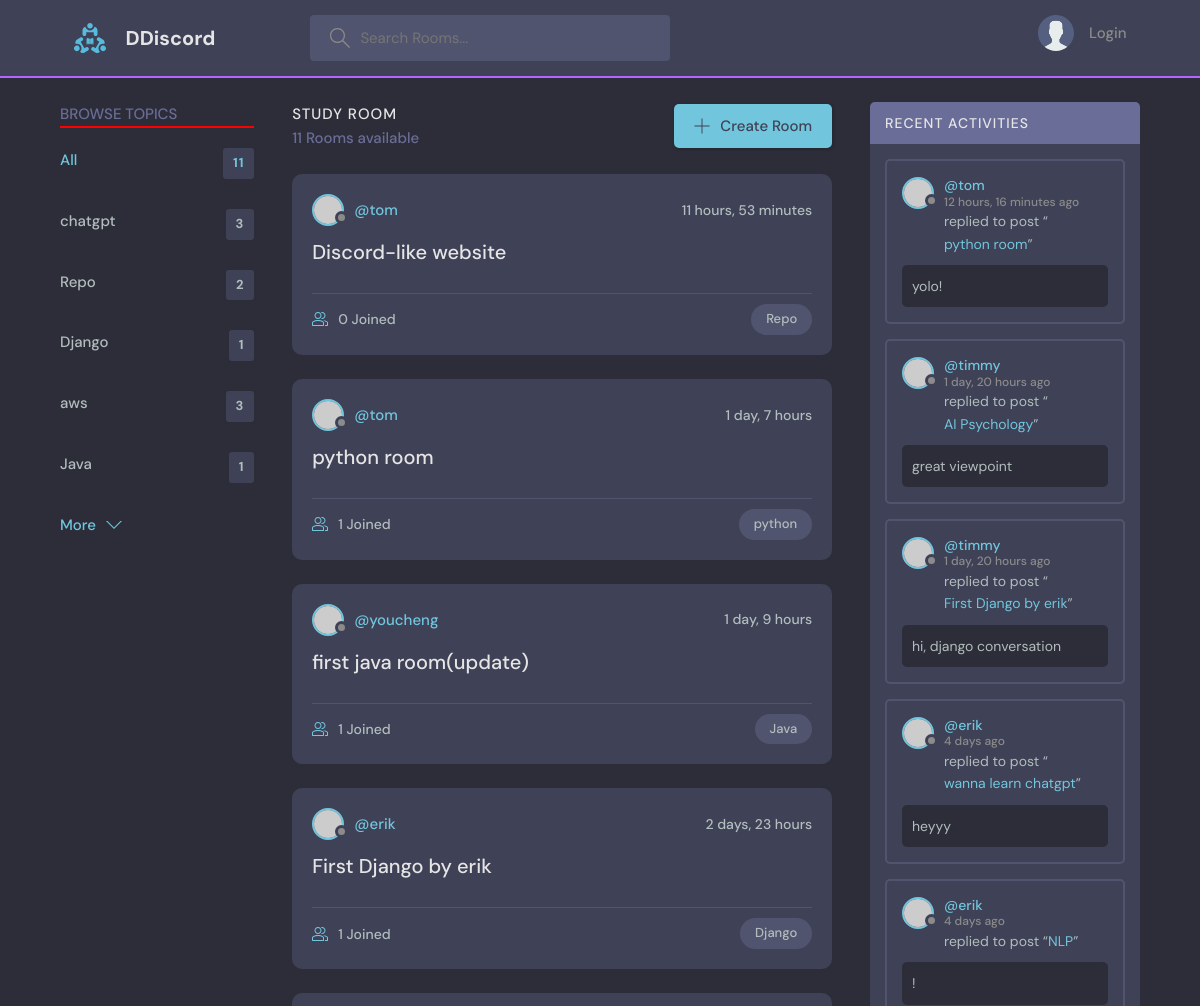
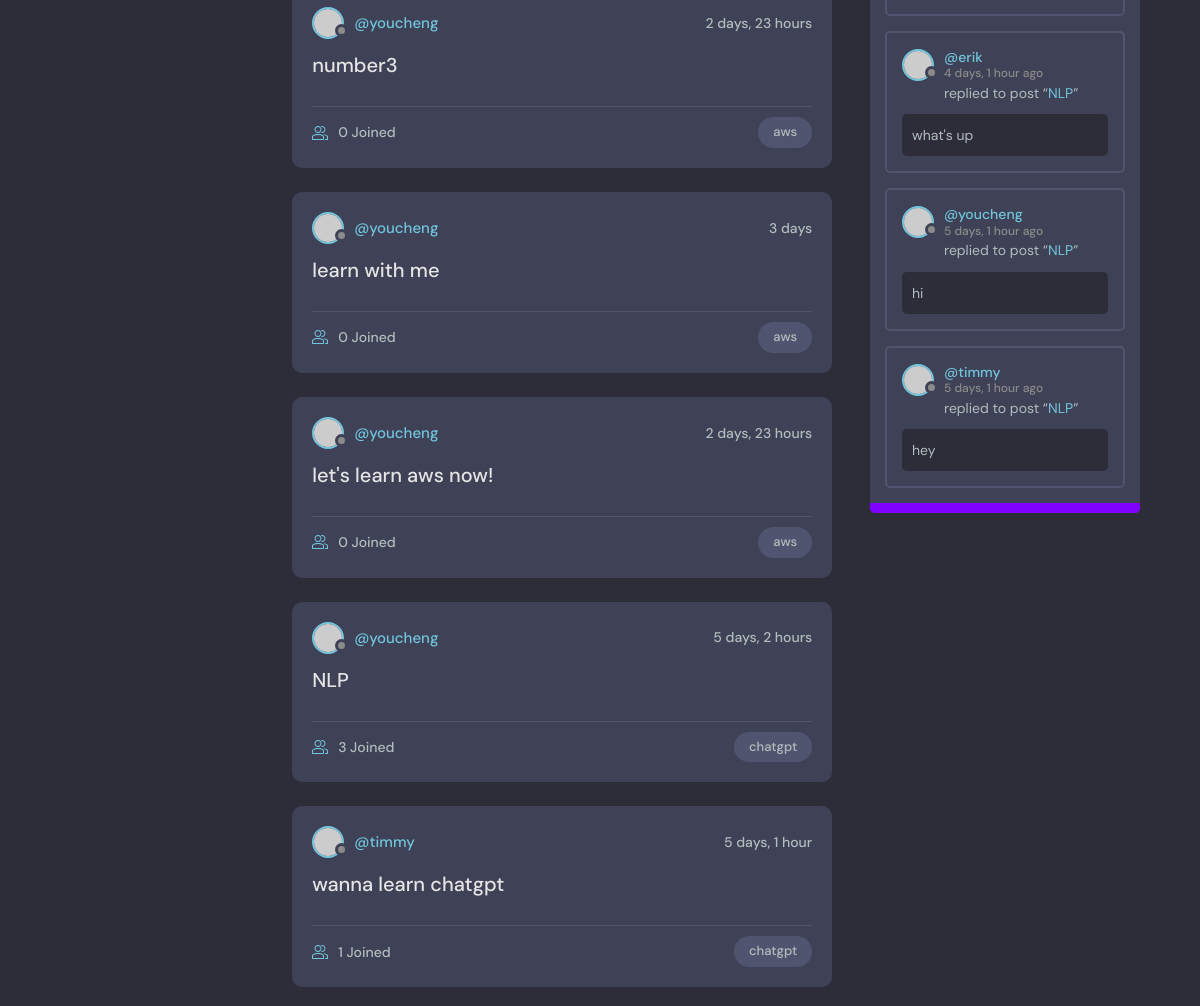
/ (upper part), run on an earlier commit of the app's database (2 pictures, top to bottom).
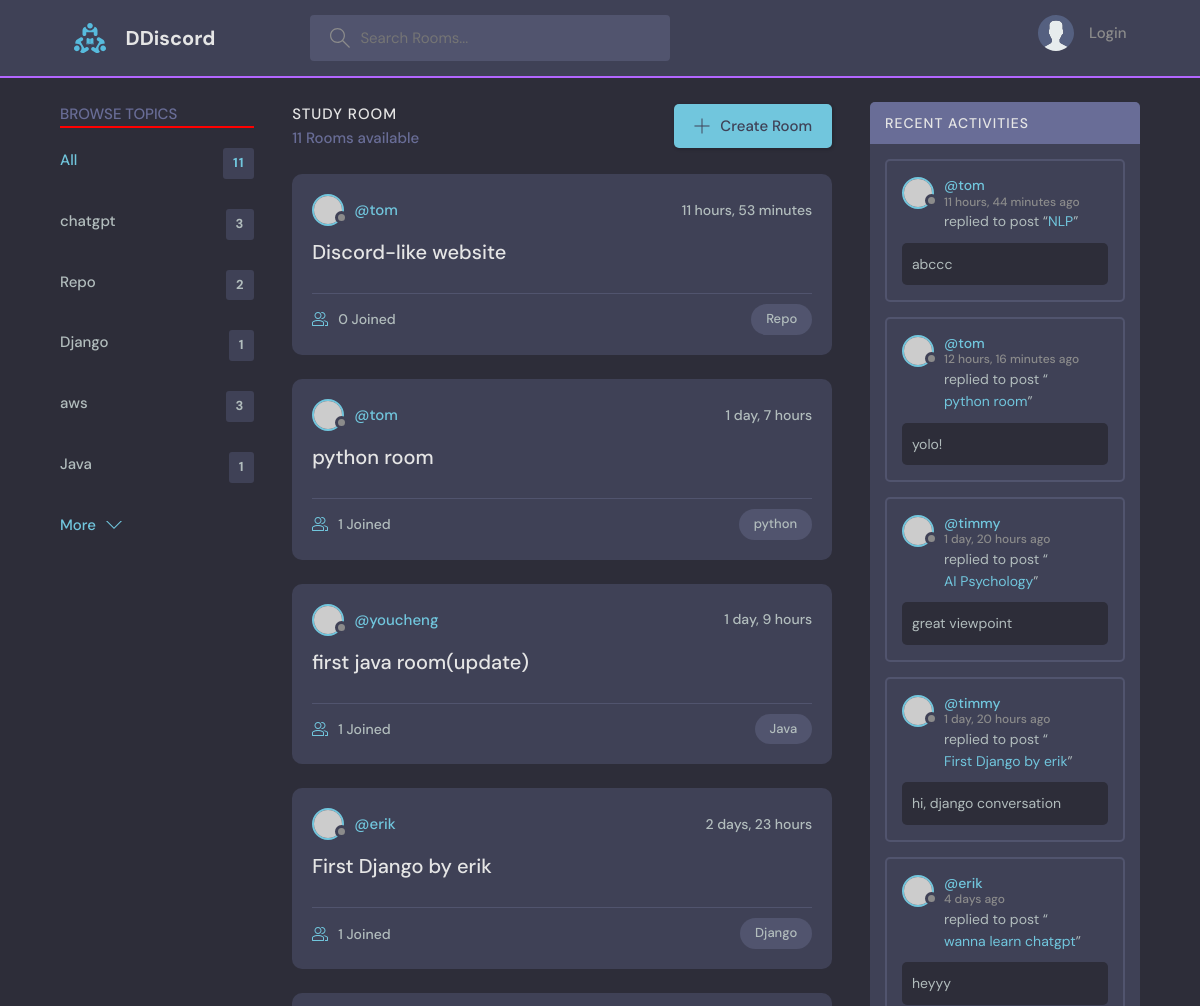
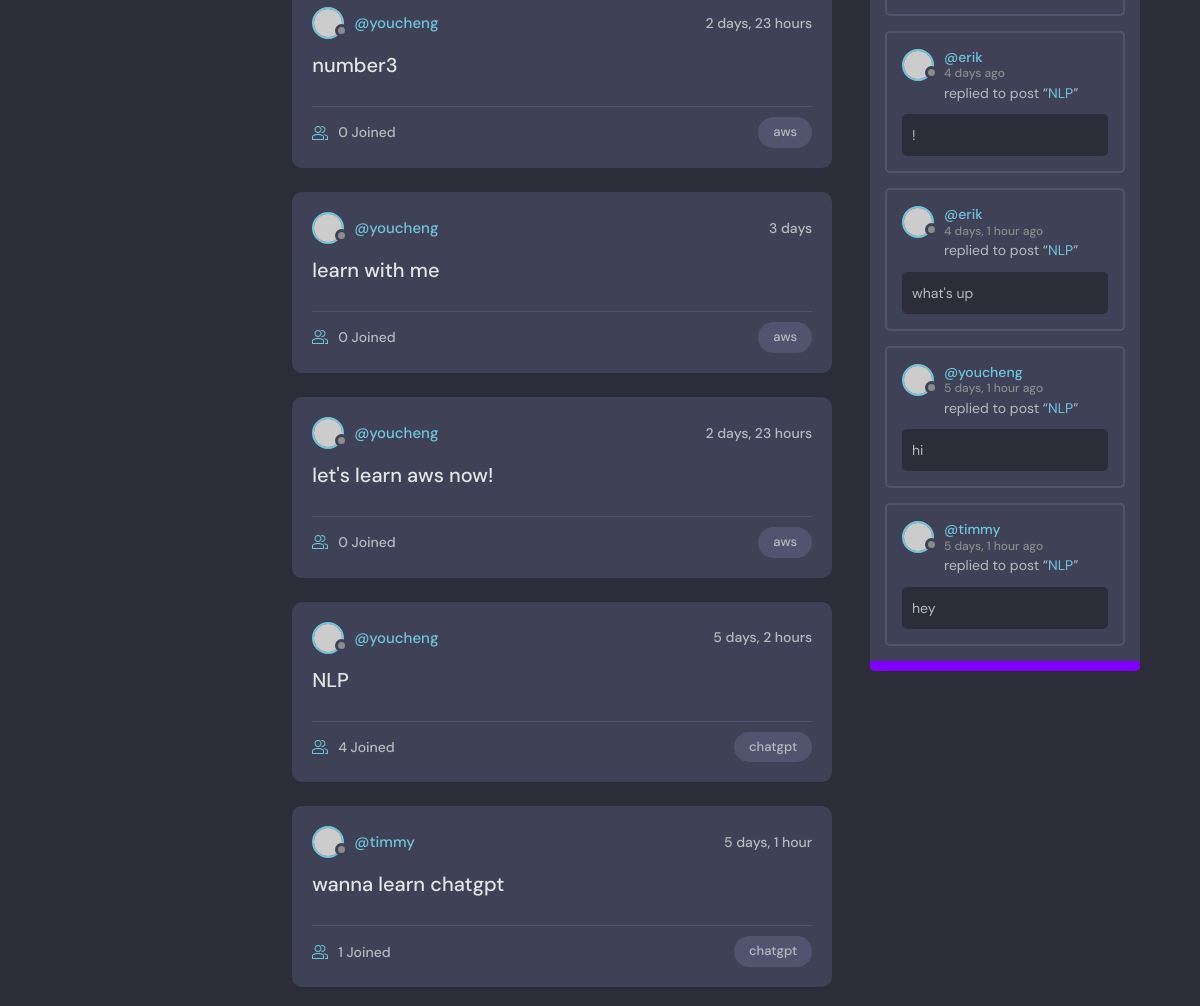
And on a later commit of the database (2 pictures, top to bottom).
### base/models.py (models this page shows, shortened)
class Topic(models.Model):
    name = models.CharField(max_length=200)

class Room(models.Model): #Room 是 Topic 的child
    host = models.ForeignKey(User, on_delete=models.SET_NULL, null=True)
    topic = models.ForeignKey(Topic, on_delete=models.SET_NULL, null=True) #Class topic在上面，所以直接用，如果是在下面，要以字串'Topic'呼叫
    name = models.CharField(max_length=200)
    description = models.TextField(null=True, blank=True)
    participants = models.ManyToManyField(
        User, related_name='participants', blank=True) #前面用過User表格了，這裡要在取用另一個User表格，所以要related_name
    updated = models.DateTimeField(auto_now=True)
    created = models.DateTimeField(auto_now_add=True)
    class Meta:
       ordering = ['-updated', '-created']
    def __str__(self):
        return self.name

class Message(models.Model):                                    #user 是one-to-many:一個使用者對多個留言
    user = models.ForeignKey(User, on_delete=models.CASCADE) #django內建user model，直接import就可以用
    room = models.ForeignKey(Room, on_delete=models.CASCADE)#Room 是parent table，on_delete:當parent table被刪除時，要怎麼做
    body = models.TextField()
    updated = models.DateTimeField(auto_now=True)
    created = models.DateTimeField(auto_now_add=True)
    class Meta:
        ordering = ['-updated', '-created']

### base/views.py (the view)
# urls.py: path('', views.home, name="home"),
def home(request):
    q = request.GET.get('q') if request.GET.get('q') != None else ''
    rooms = Room.objects.filter(
        Q(topic__name__icontains=q)| #filter parameter符合的topic，icontains使指打部分也能篩選
        Q(name__icontains=q)
        )
    topics = Topic.objects.all()[0:5]
    rooms_count  = rooms.count()
    room_messages = Message.objects.filter(Q(room__topic__name__icontains = q))
    context={'rooms': rooms,
             'topics':topics,
             'rooms_count':rooms_count,
             'room_messages':room_messages}
    return render (request, "base/home.html",context)

### base/templates/base/home.html (shortened to what this page needs)
{% extends 'main.html' %}
{% block content %}
    <main class="layout layout--3">
      <div class="container">
        {% include 'base/topics_component.html' %}
        <div class="roomList">
          <div class="roomList__header">
            <div>
              <h2>Study Room</h2>
              <p>{{rooms_count}} Rooms available</p>
            </div>
            <a class="btn btn--main" href="{% url 'create-room' %}">
              <svg version="1.1" xmlns="http://www.w3.org/2000/svg" width="32" height="32" viewBox="0 0 32 32">
                <title>add</title>
                <path
                  d="M16.943 0.943h-1.885v14.115h-14.115v1.885h14.115v14.115h1.885v-14.115h14.115v-1.885h-14.115v-14.115z"
                ></path>
              </svg>
              Create Room
            </a>
          </div>
        {% include 'base/feed_component.html' %}
        </div>
        {% include 'base/activity_component.html' %}
      </div>
{% endblock %}

### base/templates/base/topics_component.html
<div class="topics">
    <div class="topics__header">
      <h2>Browse Topics</h2>
      <hr color="red">
    </div>
    <ul class="topics__list">
      <li>
        <a href="{% url 'home' %}" class="active">All <span>{{rooms_count}}</span></a>
      </li>
      {% for topic in topics %}
      <li>
        <a href="{% url 'home' %}?q={{topic.name}}">{{topic.name}} <span>{{topic.room_set.count}}</span></a>
      </li>
      {% endfor%}
    </ul>
    <a class="btn btn--link" href="{% url 'topics' %}">
      More
      <svg version="1.1" xmlns="http://www.w3.org/2000/svg" width="32" height="32" viewBox="0 0 32 32">
        <title>chevron-down</title>
        <path d="M16 21l-13-13h-3l16 16 16-16h-3l-13 13z"></path>
      </svg>
    </a>
  </div>

### base/templates/base/feed_component.html (shortened to what this page needs)
{% for room in rooms %}
<div class="roomListRoom">
    <div class="roomListRoom__header">
      <a href="{% url 'user-profile' room.host.id %}" class="roomListRoom__author">
        <div class="avatar avatar--small">
          <img src="https://randomuser.me/api/portraits/women/11.jpg" />
        </div>
        <span>@{{room.host.username}}</span>
      </a>
      <div class="roomListRoom__actions">
        <span>{{room.created|timesince}}</span>
      </div>
    </div>
    <div class="roomListRoom__content">
      <a href="{% url 'room' room.id %}">{{room.name}}</a>
    </div>
    <div class="roomListRoom__meta">
      <a href="{% url 'room' room.id %}" class="roomListRoom__joined">
        {{room.participants.all.count}} Joined
      </a>
      <p class="roomListRoom__topic">{{room.topic.name}}</p>
    </div>
  </div>
  {% endfor %}

### base/templates/base/activity_component.html (shortened to what this page needs)
<div class="activities">
    <div class="activities__header">
      <h2>Recent Activities</h2>
    </div>
    {% for message in room_messages %}
        <div class="activities__box">
            <div class="activities__boxHeader roomListRoom__header">
                <a href="{% url 'user-profile' message.user.id %}" class="roomListRoom__author">
                <div class="avatar avatar--small">
                    <img src="https://randomuser.me/api/portraits/women/11.jpg" />
                </div>
                <p>
                    @{{message.user}}
                    <span>{{message.created|timesince}} ago</span>
                </p>
                </a>
            </div>
            <div class="activities__boxContent">
                <p>replied to post “<a href="">{{message.room}}</a>”</p>
                <div class="activities__boxRoomContent">
                    {{message.body}}
                </div>
            </div>
        </div>
    {% endfor %}
    <hr color="#8000ff" style="height:10px">
  </div>

What changed in the data, as far as the page shows it:
computed for Room "NLP": participants.all.count "3" → "4"
added Message: user "tom", created "11 hours, 44 minutes", room "NLP", body "abccc"
